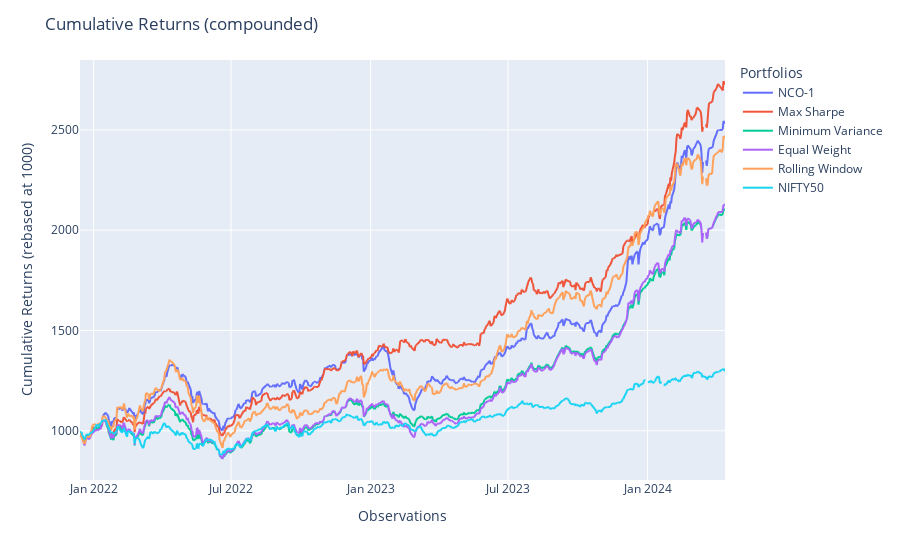

The notebook cell this image was saved under:
### Code cell
population.plot_cumulative_returns()

### Figure 1 — Plotly figure (JSON) as saved in the notebook; plotly's stock layout.template omitted (floating-point values rounded to 4 significant figures; data arrays with more than 128 entries replaced by an {"elided": "..."} marker saying what was removed)
{"data": [{"hovertemplate": "variable=NCO-1<br>index=%{x}<br>value=%{y}<extra></extra>", "legendgroup": "NCO-1", "line": {"color": "#636efa", "dash": "solid"}, "marker": {"symbol": "circle"}, "mode": "lines", "name": "NCO-1", "showlegend": true, "type": "scattergl", "x": {"elided": "577 str values"}, "xaxis": "x", "y": {"elided": "577 float values"}, "yaxis": "y"}, {"hovertemplate": "variable=Max Sharpe<br>index=%{x}<br>value=%{y}<extra></extra>", "legendgroup": "Max Sharpe", "line": {"color": "#EF553B", "dash": "solid"}, "marker": {"symbol": "circle"}, "mode": "lines", "name": "Max Sharpe", "showlegend": true, "type": "scattergl", "x": {"elided": "577 str values"}, "xaxis": "x", "y": {"elided": "577 float values"}, "yaxis": "y"}, {"hovertemplate": "variable=Minimum Variance<br>index=%{x}<br>value=%{y}<extra></extra>", "legendgroup": "Minimum Variance", "line": {"color": "#00cc96", "dash": "solid"}, "marker": {"symbol": "circle"}, "mode": "lines", "name": "Minimum Variance", "showlegend": true, "type": "scattergl", "x": {"elided": "577 str values"}, "xaxis": "x", "y": {"elided": "577 float values"}, "yaxis": "y"}, {"hovertemplate": "variable=Equal Weight<br>index=%{x}<br>value=%{y}<extra></extra>", "legendgroup": "Equal Weight", "line": {"color": "#ab63fa", "dash": "solid"}, "marker": {"symbol": "circle"}, "mode": "lines", "name": "Equal Weight", "showlegend": true, "type": "scattergl", "x": {"elided": "577 str values"}, "xaxis": "x", "y": {"elided": "577 float values"}, "yaxis": "y"}, {"hovertemplate": "variable=Rolling Window<br>index=%{x}<br>value=%{y}<extra></extra>", "legendgroup": "Rolling Window", "line": {"color": "#FFA15A", "dash": "solid"}, "marker": {"symbol": "circle"}, "mode": "lines", "name": "Rolling Window", "showlegend": true, "type": "scattergl", "x": {"elided": "577 str values"}, "xaxis": "x", "y": {"elided": "577 float values"}, "yaxis": "y"}, {"hovertemplate": "variable=NIFTY50<br>index=%{x}<br>value=%{y}<extra></extra>", "legendgroup": "NIFTY50", "line": {"color": "#19d3f3", "dash": "solid"}, "marker": {"symbol": "circle"}, "mode": "lines", "name": "NIFTY50", "showlegend": true, "type": "scattergl", "x": {"elided": "577 str values"}, "xaxis": "x", "y": {"elided": "577 float values"}, "yaxis": "y"}], "layout": {"legend": {"title": {"text": "Portfolios"}, "tracegroupgap": 0}, "margin": {"t": 60}, "title": {"text": "Cumulative Returns (compounded)"}, "xaxis": {"anchor": "y", "domain": [0, 1], "title": {"text": "Observations"}}, "yaxis": {"anchor": "x", "domain": [0, 1], "tickformat": ".0f", "title": {"text": "Cumulative Returns (rebased at 1000)"}}}}
